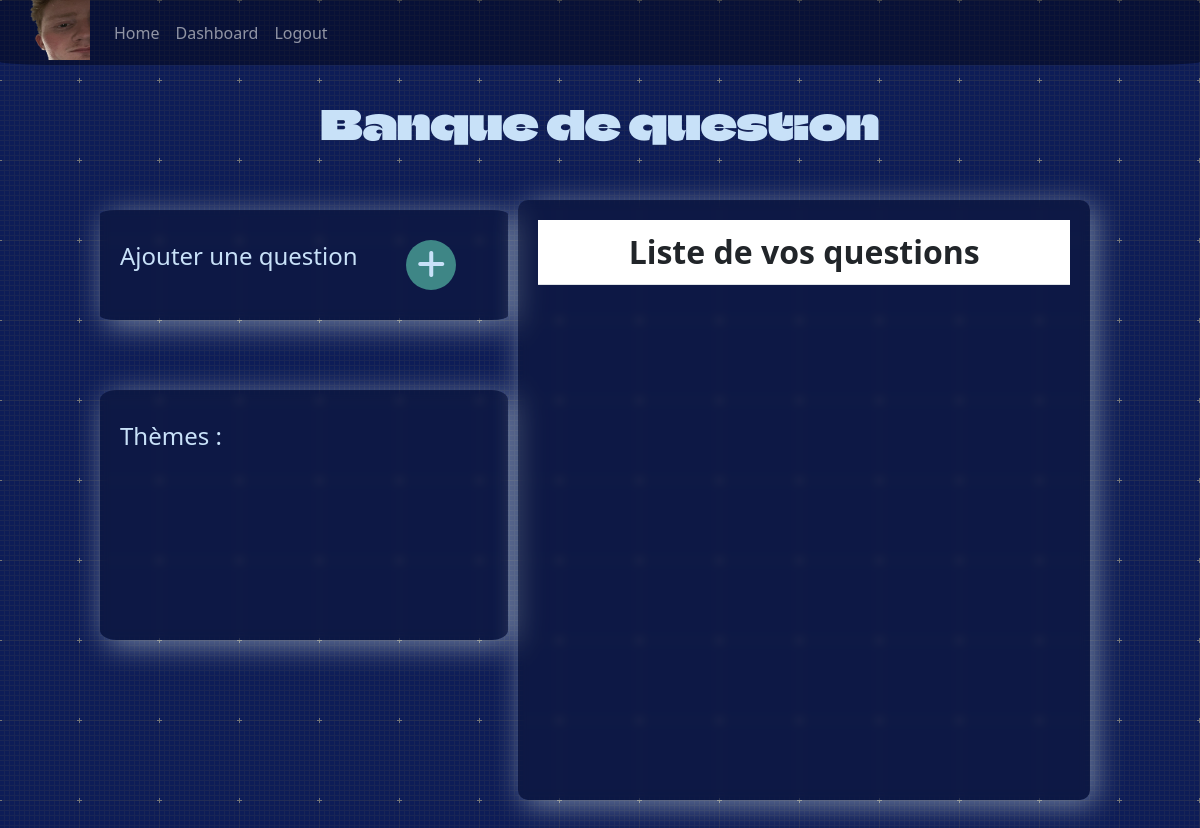
The app's page /banque-question/ (signed in), older data.
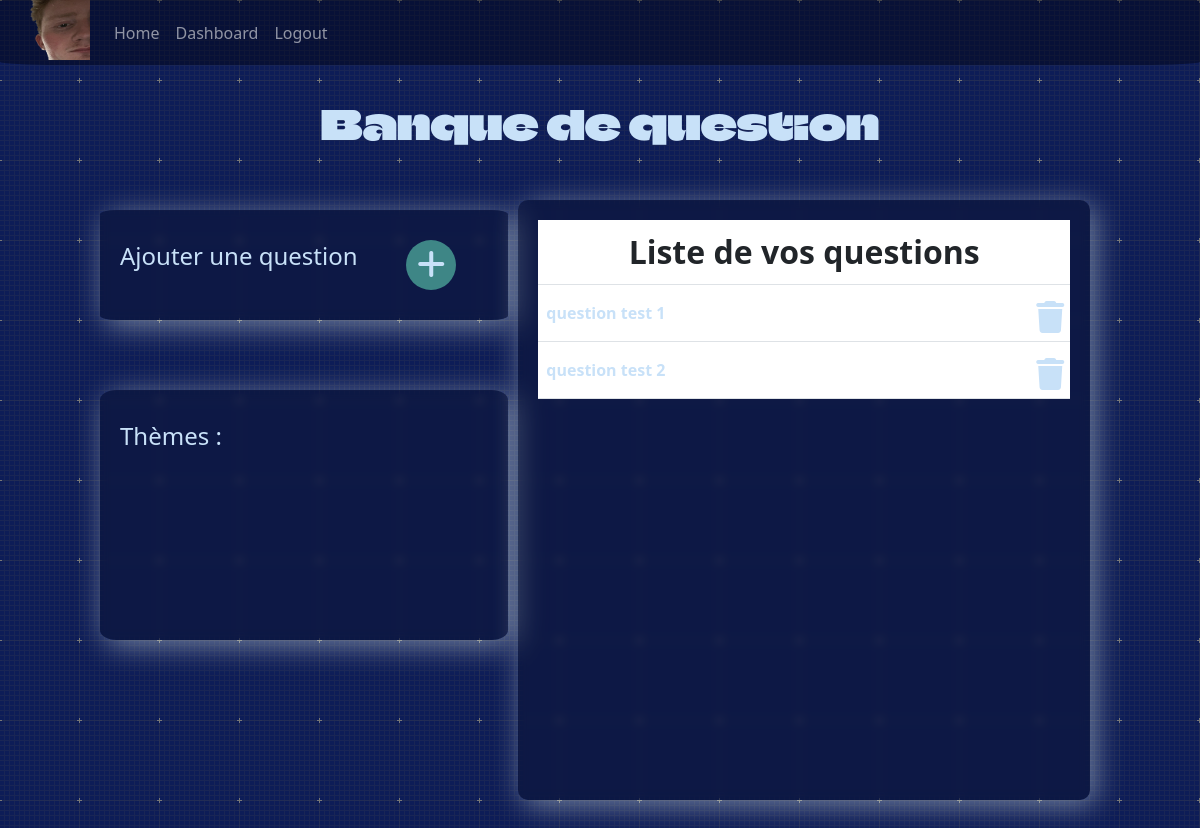
The same page, newer data.
### administrateur/models.py (models this page shows)
class Question(models.Model):
    pseudo = models.CharField(max_length=255)
    enonce = models.CharField(max_length=255)
    reponse1 = models.CharField(max_length=255, default='null')
    reponse2 = models.CharField(max_length=255, default='null')
    reponse3 = models.CharField(max_length=255, default='null')
    reponse4 = models.CharField(max_length=255, default='null')
    reponseVrai = models.CharField(max_length=255, default='null') #Si qcm
    reponse = models.CharField(max_length=255, default='null') #Si pas qcm
    qcm = models.BooleanField(default=False)
    numero = models.IntegerField(default=0) #ne sert à rien d 'autre que la simplification du processus de suppression de questions

### administrateur/views.py (the view, shortened to what this page needs)
# urls.py: path('banque-question/', banquequestions, name="banquequestions"),
def banquequestions(request):
    questions = Question.objects.all().filter(pseudo=str(request.user.username))
    for i in range(len(questions)):
        questions[i].numero = i
        questions[i].save()
    context = {
        "questions": questions,
    }
    return render(request, 'administrateur/banquequestions.html', context)

### administrateur/templates/administrateur/banquequestions.html (shortened to what this page needs)
{% load static %}
<!DOCTYPE html>
<html lang="en">
<head>
    <link rel="stylesheet" href="{% static 'administrateur/css/banquequestions.css' %}">
    <link href="https://cdn.jsdelivr.net/npm/bootstrap@5.3.0-alpha1/dist/css/bootstrap.min.css" rel="stylesheet">
</head>
<body>
 {% include 'OpenQuizz/navbarconnected.html' %}
    <div class="main">
        <div class="texte">
            <h1>Banque de question</h1>
        </div>
    <div class="all">
            <div class="gauche">
                <div class="ajouter_question">
                    <div class="texte1">
                    <p>Ajouter une question</p>
                    </div>
                    <div class="bouton1">
                        <div class="cercle1">
                            <div class="a">
                                <i class="fa-solid fa-plus"></i>
                            </div>
                        </div>
                    </div>
                </div>
                  <div class="theme">
                    <div class="texte1">
                        <p>Thèmes :</p>
                    </div>
                    </div>
            </div>
            <div class="droite">
                 <div class="tableau">
                    <table id="table3" class="table">
                        <tr>
                            <th class="titre">Liste de vos questions</th>
                        </tr>
                        {% for question in questions %}
                            <tr>
                                <th><div class="question" id="{{question.numero}}question">
                                    <div class="texteq">
                                        <p class="{{question.numero}}">{{question.enonce}}</p>
                                    </div>
                                    <div class="supp" id="{{question.numero}}">
                                        <div class="a" id="suppbin">
                                            <i class="fa-solid fa-trash"></i>
                                        </div>
                                    </div>
                                </div>
                                </th>
                            </tr>
                        {% endfor %}
                    </table>
                </div>
            </div>
        </div>
    </div>
</body>
</html>

Row changes from the older to the newer data that the page shows:
added Question: enonce "question test 1"
added Question: enonce "question test 2"
